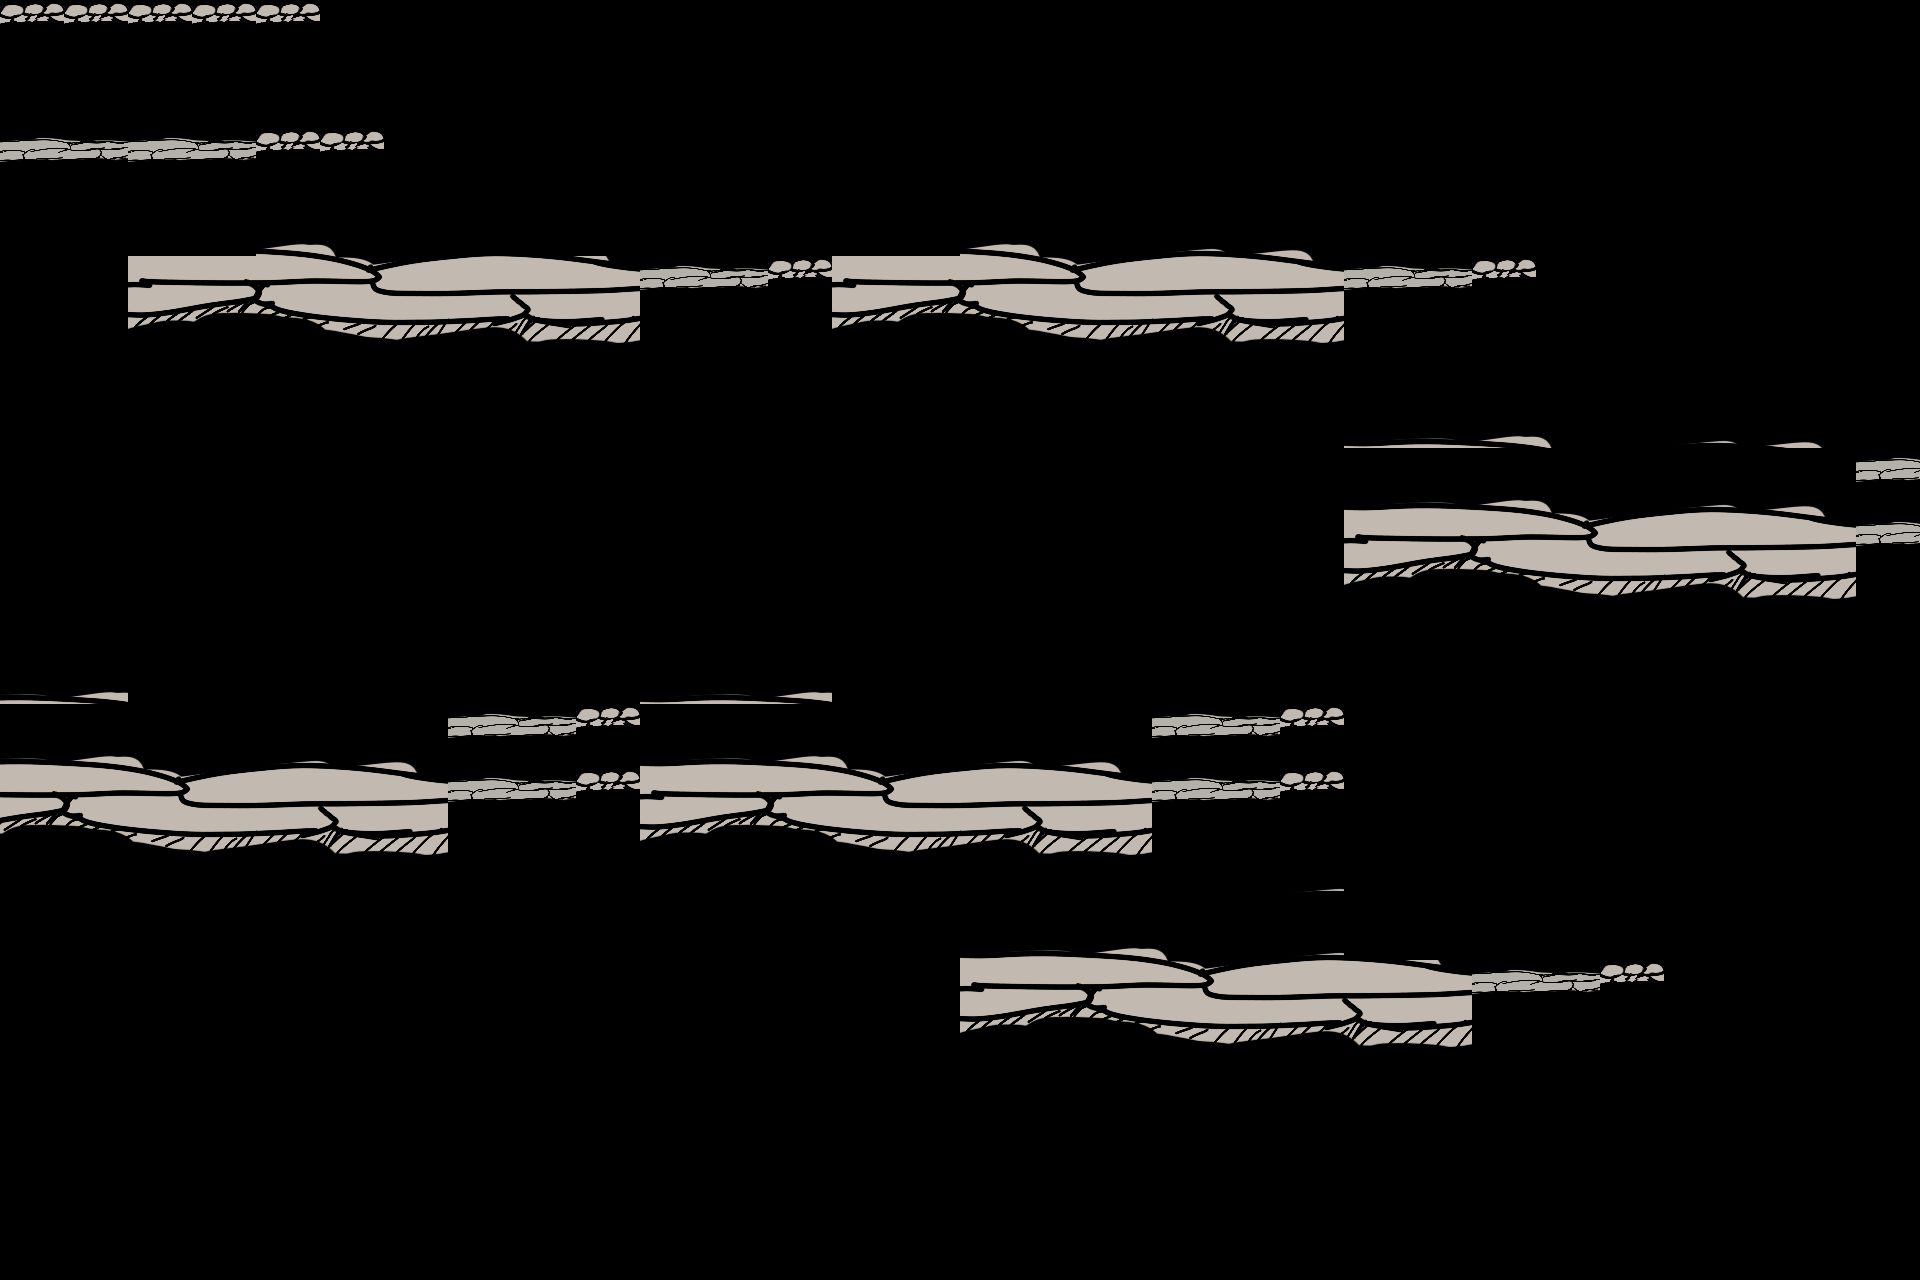

This is a level from a 2D game, rendered from its Tiled map with the project's own tilesets. A one-line summary and the complete map file follow:
An orthogonal 30x20 tile map with 64x64 px tiles, 1 tile layer (Tile Layer 1), 3 tilesets.

<map version="1.10" tiledversion="1.12.1" orientation="orthogonal" renderorder="right-down" width="30" height="20" tilewidth="64" tileheight="64" infinite="0" nextlayerid="3" nextobjectid="1">
 <tileset firstgid="1" source="Actual tilesets/test3 (512).tsx" />
 <tileset firstgid="65" source="Actual tilesets/test2 (128).tsx" />
 <tileset firstgid="69" source="Actual tilesets/tes1 (64).tsx" />
 <layer id="1" name="Tile Layer 1" width="30" height="20">
  <data encoding="csv">
69,69,69,69,69,0,0,0,0,0,0,0,0,0,49,49,49,49,49,49,49,49,57,57,57,49,50,51,52,53,
0,0,0,0,0,0,0,0,0,0,0,0,0,0,0,0,57,57,57,57,57,57,58,59,60,57,58,59,60,61,
65,66,65,66,69,69,0,0,0,0,0,0,0,0,0,0,0,0,0,0,0,0,0,0,0,0,0,0,0,0,
67,68,67,68,3,4,5,0,0,0,0,0,0,0,0,3,4,5,6,7,8,0,0,0,0,0,0,0,0,0,
0,0,9,10,11,12,13,14,15,16,65,66,69,9,10,11,12,13,14,15,16,65,66,69,0,0,0,0,0,0,
0,0,17,18,19,20,21,22,23,24,67,68,0,17,18,19,20,21,22,23,24,67,68,0,0,0,0,0,0,0,
0,0,25,26,27,28,29,30,31,32,0,0,0,25,26,27,28,29,30,31,32,1,2,3,4,5,6,7,8,0,
0,0,33,34,35,36,37,38,39,40,0,0,0,33,34,35,36,37,38,39,40,1,2,3,4,5,6,7,8,65,
0,0,41,42,43,44,45,46,47,48,0,0,0,41,42,43,44,45,46,47,48,9,10,11,12,13,14,15,16,65,
0,0,49,50,51,52,53,54,55,56,0,0,0,49,50,51,52,53,54,55,56,17,18,19,20,21,22,23,24,67,
2,3,57,58,59,60,61,62,63,64,1,2,3,57,58,59,60,61,62,63,64,25,26,27,28,29,30,31,32,0,
2,3,4,5,6,7,8,65,66,69,1,2,3,4,5,6,7,8,65,66,69,33,34,35,36,37,38,39,40,0,
10,11,12,13,14,15,16,65,66,69,9,10,11,12,13,14,15,16,65,66,69,41,42,43,44,45,46,47,48,0,
18,19,20,21,22,23,24,67,68,0,17,18,19,20,21,22,23,24,67,68,6,49,50,51,52,53,54,55,56,0,
26,27,28,29,30,31,32,0,0,0,25,26,27,28,29,1,2,3,4,5,6,57,58,59,60,61,62,63,64,0,
34,35,36,37,38,39,40,0,0,0,33,34,35,36,37,9,10,11,12,13,14,15,16,65,66,69,0,0,0,0,
42,43,44,45,46,47,48,0,0,0,41,42,43,44,45,17,18,19,20,21,22,23,24,67,68,0,0,0,0,0,
50,51,52,53,54,55,56,0,0,0,49,50,51,52,53,25,26,27,28,29,30,31,32,0,0,0,0,0,0,0,
58,59,60,61,62,63,64,0,0,0,57,58,59,60,61,33,34,35,36,37,38,39,40,0,0,0,0,0,0,0,
0,0,0,0,0,0,0,0,0,0,0,0,0,0,0,41,42,43,44,45,46,47,48,0,0,0,0,0,0,0
</data>
 </layer>
</map>
